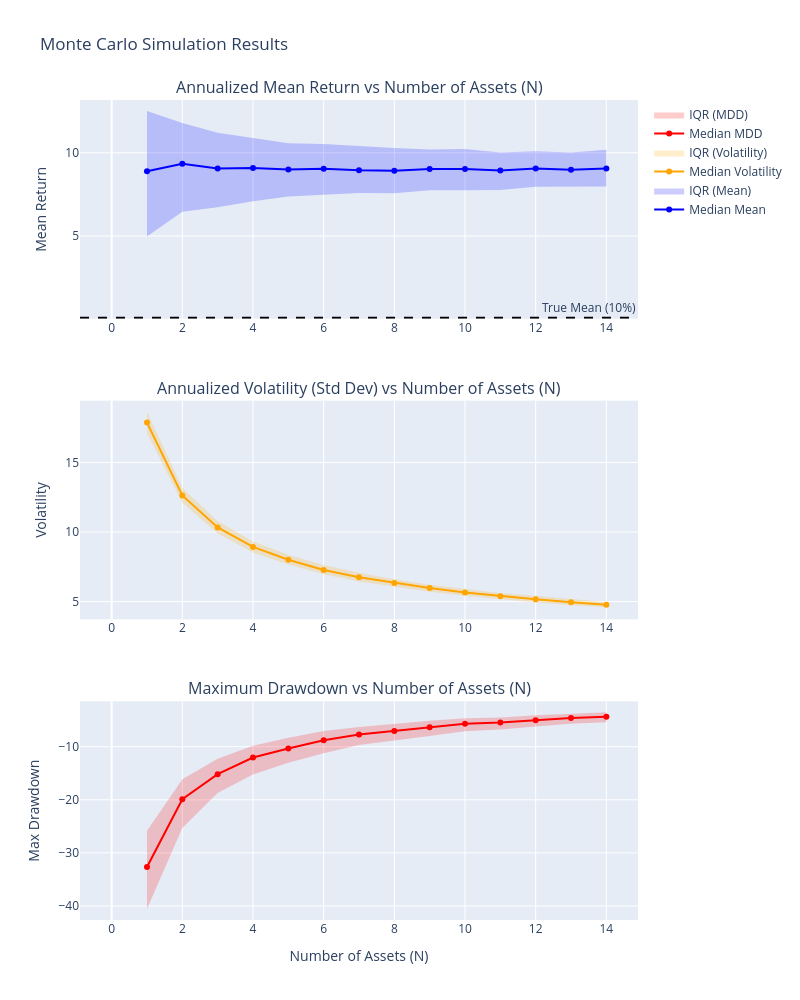

Notebook source saved alongside this figure:
### Code cell
# Create subplots
fig = make_subplots(rows=3, cols=1, 
                    subplot_titles=('Annualized Mean Return vs Number of Assets (N)',
                                    'Annualized Volatility (Std Dev) vs Number of Assets (N)',
                                    'Maximum Drawdown vs Number of Assets (N)'),
                    vertical_spacing=0.1)

# 1. Mean Return
fig.add_trace(go.Scatter(x=results['N'], y=results['mean_p50'], mode='lines+markers', name='Median Mean', line=dict(color='blue'), hovertemplate='N: %{x}<br>Mean: %{y:.4f}<extra></extra>'), row=1, col=1)
fig.add_trace(go.Scatter(x=results['N'], y=results['mean_p75'], mode='lines', line=dict(width=0), showlegend=False, hoverinfo='skip'), row=1, col=1)
fig.add_trace(go.Scatter(x=results['N'], y=results['mean_p25'], mode='lines', fill='tonexty', fillcolor='rgba(0,0,255,0.2)', line=dict(width=0), name='IQR (Mean)', hovertemplate='N: %{x}<br>25th-75th IQR<extra></extra>'), row=1, col=1)
fig.add_hline(y=annual_mean, line_dash="dash", line_color="black", annotation_text="True Mean (10%)", row=1, col=1)

# 2. Volatility
fig.add_trace(go.Scatter(x=results['N'], y=results['std_p50'], mode='lines+markers', name='Median Volatility', line=dict(color='orange'), hovertemplate='N: %{x}<br>Vol: %{y:.4f}<extra></extra>'), row=2, col=1)
fig.add_trace(go.Scatter(x=results['N'], y=results['std_p75'], mode='lines', line=dict(width=0), showlegend=False, hoverinfo='skip'), row=2, col=1)
fig.add_trace(go.Scatter(x=results['N'], y=results['std_p25'], mode='lines', fill='tonexty', fillcolor='rgba(255,165,0,0.2)', line=dict(width=0), name='IQR (Volatility)', hovertemplate='N: %{x}<br>25th-75th IQR<extra></extra>'), row=2, col=1)

# 3. Maximum Drawdown
fig.add_trace(go.Scatter(x=results['N'], y=results['mdd_p50'], mode='lines+markers', name='Median MDD', line=dict(color='red'), hovertemplate='N: %{x}<br>MDD: %{y:.4f}<extra></extra>'), row=3, col=1)
fig.add_trace(go.Scatter(x=results['N'], y=results['mdd_p75'], mode='lines', line=dict(width=0), showlegend=False, hoverinfo='skip'), row=3, col=1)
fig.add_trace(go.Scatter(x=results['N'], y=results['mdd_p25'], mode='lines', fill='tonexty', fillcolor='rgba(255,0,0,0.2)', line=dict(width=0), name='IQR (MDD)', hovertemplate='N: %{x}<br>25th-75th IQR<extra></extra>'), row=3, col=1)

# Update layout
fig.update_layout(height=1000, width=800, title_text="Monte Carlo Simulation Results", showlegend=True, hovermode='x unified')
fig.update_xaxes(title_text="Number of Assets (N)", row=3, col=1)

# Set common labels
fig.update_yaxes(title_text="Mean Return", row=1, col=1)
fig.update_yaxes(title_text="Volatility", row=2, col=1)
fig.update_yaxes(title_text="Max Drawdown", row=3, col=1)

fig.show()

### Figure 1 — Plotly figure (JSON) as saved in the notebook; plotly's stock layout.template omitted (floating-point values rounded to 4 significant figures)
{"data": [{"hovertemplate": "N: %{x}<br>Mean: %{y:.4f}<extra></extra>", "line": {"color": "blue"}, "mode": "lines+markers", "name": "Median Mean", "type": "scatter", "x": [0, 1, 2, 3, 4, 5, 6, 7, 8, 9, 10, 11, 12, 13, 14], "xaxis": "x", "y": [null, 8.893, 9.343, 9.051, 9.094, 8.993, 9.044, 8.957, 8.919, 9.023, 9.02, 8.936, 9.063, 8.974, 9.057], "yaxis": "y"}, {"hoverinfo": "skip", "line": {"width": 0}, "mode": "lines", "showlegend": false, "type": "scatter", "x": [0, 1, 2, 3, 4, 5, 6, 7, 8, 9, 10, 11, 12, 13, 14], "xaxis": "x", "y": [null, 12.52, 11.8, 11.2, 10.91, 10.58, 10.52, 10.4, 10.29, 10.2, 10.23, 10.02, 10.09, 10.02, 10.19], "yaxis": "y"}, {"fill": "tonexty", "fillcolor": "rgba(0,0,255,0.2)", "hovertemplate": "N: %{x}<br>25th-75th IQR<extra></extra>", "line": {"width": 0}, "mode": "lines", "name": "IQR (Mean)", "type": "scatter", "x": [0, 1, 2, 3, 4, 5, 6, 7, 8, 9, 10, 11, 12, 13, 14], "xaxis": "x", "y": [null, 4.964, 6.463, 6.726, 7.091, 7.366, 7.475, 7.588, 7.565, 7.743, 7.745, 7.771, 7.957, 7.95, 7.968], "yaxis": "y"}, {"hovertemplate": "N: %{x}<br>Vol: %{y:.4f}<extra></extra>", "line": {"color": "orange"}, "mode": "lines+markers", "name": "Median Volatility", "type": "scatter", "x": [0, 1, 2, 3, 4, 5, 6, 7, 8, 9, 10, 11, 12, 13, 14], "xaxis": "x2", "y": [null, 17.87, 12.63, 10.33, 8.932, 8.01, 7.266, 6.748, 6.341, 5.971, 5.648, 5.391, 5.168, 4.959, 4.778], "yaxis": "y2"}, {"hoverinfo": "skip", "line": {"width": 0}, "mode": "lines", "showlegend": false, "type": "scatter", "x": [0, 1, 2, 3, 4, 5, 6, 7, 8, 9, 10, 11, 12, 13, 14], "xaxis": "x2", "y": [null, 18.66, 13.17, 10.8, 9.324, 8.365, 7.626, 7.069, 6.602, 6.214, 5.906, 5.622, 5.412, 5.185, 4.976], "yaxis": "y2"}, {"fill": "tonexty", "fillcolor": "rgba(255,165,0,0.2)", "hovertemplate": "N: %{x}<br>25th-75th IQR<extra></extra>", "line": {"width": 0}, "mode": "lines", "name": "IQR (Volatility)", "type": "scatter", "x": [0, 1, 2, 3, 4, 5, 6, 7, 8, 9, 10, 11, 12, 13, 14], "xaxis": "x2", "y": [null, 17.13, 12.1, 9.892, 8.524, 7.675, 6.964, 6.438, 6.063, 5.703, 5.412, 5.161, 4.939, 4.74, 4.587], "yaxis": "y2"}, {"hovertemplate": "N: %{x}<br>MDD: %{y:.4f}<extra></extra>", "line": {"color": "red"}, "mode": "lines+markers", "name": "Median MDD", "type": "scatter", "x": [0, 1, 2, 3, 4, 5, 6, 7, 8, 9, 10, 11, 12, 13, 14], "xaxis": "x3", "y": [null, -32.66, -19.91, -15.19, -12.05, -10.34, -8.808, -7.701, -7.046, -6.329, -5.703, -5.448, -5.042, -4.603, -4.351], "yaxis": "y3"}, {"hoverinfo": "skip", "line": {"width": 0}, "mode": "lines", "showlegend": false, "type": "scatter", "x": [0, 1, 2, 3, 4, 5, 6, 7, 8, 9, 10, 11, 12, 13, 14], "xaxis": "x3", "y": [null, -25.82, -16.16, -12.28, -9.836, -8.312, -7.054, -6.297, -5.655, -5.136, -4.66, -4.512, -4.067, -3.761, -3.523], "yaxis": "y3"}, {"fill": "tonexty", "fillcolor": "rgba(255,0,0,0.2)", "hovertemplate": "N: %{x}<br>25th-75th IQR<extra></extra>", "line": {"width": 0}, "mode": "lines", "name": "IQR (MDD)", "type": "scatter", "x": [0, 1, 2, 3, 4, 5, 6, 7, 8, 9, 10, 11, 12, 13, 14], "xaxis": "x3", "y": [null, -40.57, -25.33, -18.72, -15.23, -13.04, -11.24, -9.69, -8.908, -8.01, -7.12, -6.779, -6.225, -5.672, -5.406], "yaxis": "y3"}], "layout": {"annotations": [{"font": {"size": 16}, "showarrow": false, "text": "Annualized Mean Return vs Number of Assets (N)", "x": 0.5, "xanchor": "center", "xref": "paper", "y": 1, "yanchor": "bottom", "yref": "paper"}, {"font": {"size": 16}, "showarrow": false, "text": "Annualized Volatility (Std Dev) vs Number of Assets (N)", "x": 0.5, "xanchor": "center", "xref": "paper", "y": 0.6333, "yanchor": "bottom", "yref": "paper"}, {"font": {"size": 16}, "showarrow": false, "text": "Maximum Drawdown vs Number of Assets (N)", "x": 0.5, "xanchor": "center", "xref": "paper", "y": 0.2667, "yanchor": "bottom", "yref": "paper"}, {"showarrow": false, "text": "True Mean (10%)", "x": 1, "xanchor": "right", "xref": "x domain", "y": 0.09, "yanchor": "bottom", "yref": "y"}], "height": 1000, "hovermode": "x unified", "shapes": [{"line": {"color": "black", "dash": "dash"}, "type": "line", "x0": 0, "x1": 1, "xref": "x domain", "y0": 0.09, "y1": 0.09, "yref": "y"}], "showlegend": true, "title": {"text": "Monte Carlo Simulation Results"}, "width": 800, "xaxis": {"anchor": "y", "domain": [0, 1]}, "xaxis2": {"anchor": "y2", "domain": [0, 1]}, "xaxis3": {"anchor": "y3", "domain": [0, 1], "title": {"text": "Number of Assets (N)"}}, "yaxis": {"anchor": "x", "domain": [0.7333, 1], "title": {"text": "Mean Return"}}, "yaxis2": {"anchor": "x2", "domain": [0.3667, 0.6333], "title": {"text": "Volatility"}}, "yaxis3": {"anchor": "x3", "domain": [0, 0.2667], "title": {"text": "Max Drawdown"}}}}
